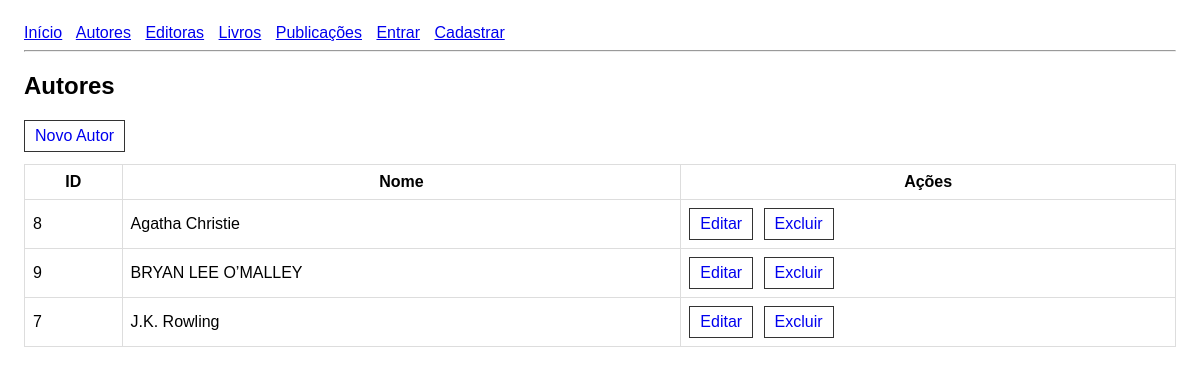
Before: /edu/autores/ with the older database file.
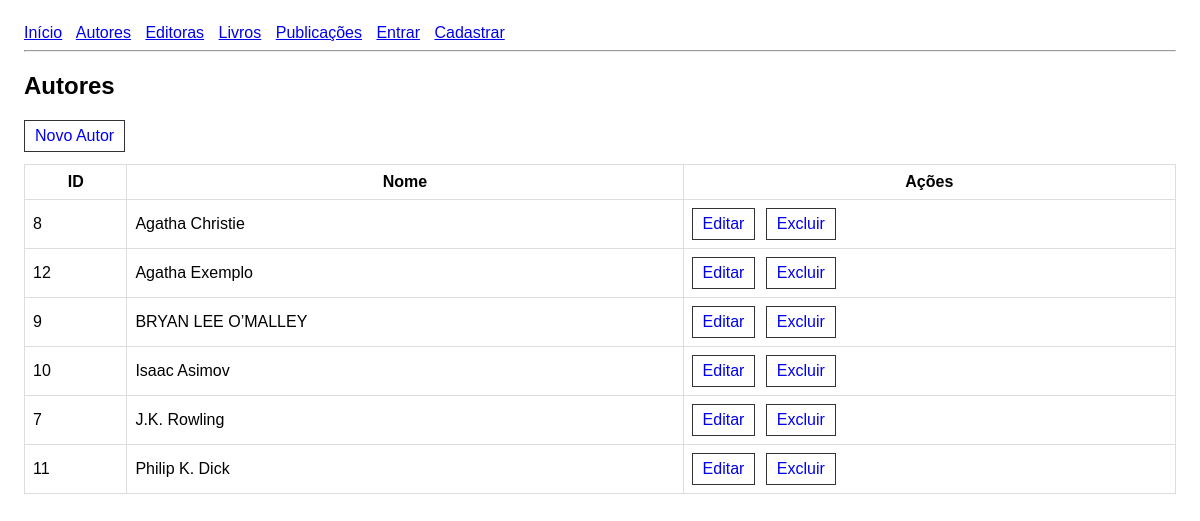
After: the same page with the newer database file.
### edu/models.py (models this page shows, shortened)
class Autor(models.Model):
    id = models.AutoField(primary_key=True)
    nome = models.CharField(max_length=100, unique=True, null=False, blank=False)

### edu/views.py (the view)
# urls.py: path("autores/", views.autor_list, name="autor_list"),
def autor_list(request):
    autores = Autor.objects.all().order_by("nome")
    return render(request, "edu/autor/list.html", {"autores": autores})

### edu/templates/edu/autor/list.html (shortened to what this page needs)
{% extends "edu/base.html" %}
{% block content %}
<h2>Autores</h2>
<a class="btn" href="{% url 'autor_create' %}">Novo Autor</a>
<table>
    <thead>
        <tr>
            <th>ID</th>
            <th>Nome</th>
            <th>Ações</th>
        </tr>
    </thead>
    <tbody>
    {% for autor in autores %}
        <tr>
            <td>{{ autor.id }}</td>
            <td>{{ autor.nome }}</td>
            <td>
                <a class="btn" href="{% url 'autor_update' autor.id %}">Editar</a>
                <a class="btn" href="{% url 'autor_delete' autor.id %}">Excluir</a>
            </td>
        </tr>
    {% empty %}
        <tr><td colspan="3">Nenhum autor cadastrado.</td></tr>
    {% endfor %}
    </tbody>
</table>
{% endblock %}

Changed rows visible on the page:
added Autor: id "12", nome "Agatha Exemplo"
added Autor: id "10", nome "Isaac Asimov"
added Autor: id "11", nome "Philip K. Dick"
